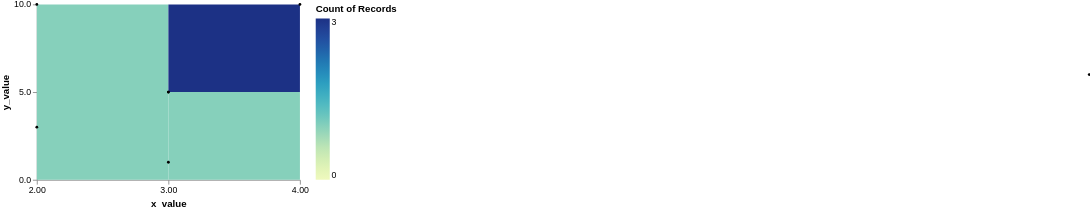

Describe this chart as a Vega-Lite specification.
### Vega specification from a JSON file in a GitHub repository (floating-point values rounded to 4 significant figures)
{"$schema": "https://vega.github.io/schema/vega/v5.json", "width": 300, "height": 200, "signals": [{"name": "max_x_bins", "value": 3, "description": "Max number X bins", "bind": {"input": "range", "min": 1, "max": 100, "step": 1}}, {"name": "max_y_bins", "value": 3, "description": "Max number Y bins", "bind": {"input": "range", "min": 1, "max": 100, "step": 1}}, {"name": "x_name", "value": "x_value"}, {"name": "y_name", "value": "y_value"}], "data": [{"name": "points", "values": [{"x_value": 2, "y_value": 10}, {"x_value": 3, "y_value": 5}, {"x_value": 3, "y_value": 5}, {"x_value": 10, "y_value": 6}, {"x_value": 2, "y_value": 3}, {"x_value": 4, "y_value": 10}, {"x_value": 3, "y_value": 1}]}, {"name": "source_0", "values": [{"x_value": 2, "y_value": 10}, {"x_value": 3, "y_value": 5}, {"x_value": 3, "y_value": 5}, {"x_value": 2, "y_value": 3}, {"x_value": 4, "y_value": 10}, {"x_value": 3, "y_value": 1}], "format": {"type": "json"}, "transform": [{"type": "extent", "field": {"signal": "x_name"}, "signal": "x_extent"}, {"type": "bin", "field": {"signal": "x_name"}, "as": ["x_start", "x_end"], "signal": "x_bins", "extent": {"signal": "x_extent"}, "maxbins": {"signal": "max_x_bins"}}, {"type": "extent", "field": {"signal": "y_name"}, "signal": "y_extent"}, {"type": "bin", "field": {"signal": "y_name"}, "as": ["y_start", "y_end"], "signal": "y_bins", "extent": {"signal": "y_extent"}, "maxbins": {"signal": "max_y_bins"}}, {"type": "aggregate", "groupby": ["x_start", "x_end", "y_start", "y_end"], "ops": ["count"], "as": ["__count"]}]}], "marks": [{"name": "marks", "type": "rect", "style": ["rect"], "from": {"data": "source_0"}, "encode": {"update": {"fill": {"scale": "color", "field": "__count"}, "x2": {"scale": "x", "field": "x_start"}, "x": {"scale": "x", "field": "x_end"}, "y2": {"scale": "y", "field": "y_start"}, "y": {"scale": "y", "field": "y_end"}}}}, {"type": "symbol", "from": {"data": "points"}, "encode": {"enter": {"fillOpacity": {"value": 1}, "fill": {"value": "black"}}, "update": {"x": {"scale": "x", "field": {"signal": "x_name"}}, "y": {"scale": "y", "field": {"signal": "y_name"}}, "size": {"value": 10}}}}], "scales": [{"name": "x", "type": "linear", "domain": {"signal": "[x_bins.start, x_bins.stop]"}, "range": [0, {"signal": "width"}], "bins": {"signal": "x_bins"}, "zero": false}, {"name": "y", "type": "linear", "domain": {"signal": "[y_bins.start, y_bins.stop]"}, "range": [{"signal": "height"}, 0], "bins": {"signal": "y_bins"}, "zero": false}, {"name": "color", "type": "linear", "domain": {"data": "source_0", "field": "__count"}, "range": "heatmap", "interpolate": "hcl", "zero": true}], "axes": [{"scale": "x", "orient": "bottom", "title": {"signal": "x_name"}, "labelOverlap": true, "tickCount": {"signal": "ceil(width/3)"}}, {"scale": "y", "orient": "left", "title": {"signal": "y_name"}, "labelOverlap": true, "tickCount": {"signal": "ceil(height/3)"}}], "legends": [{"fill": "color", "gradientLength": {"signal": "height - 16"}, "title": "Count of Records"}]}
